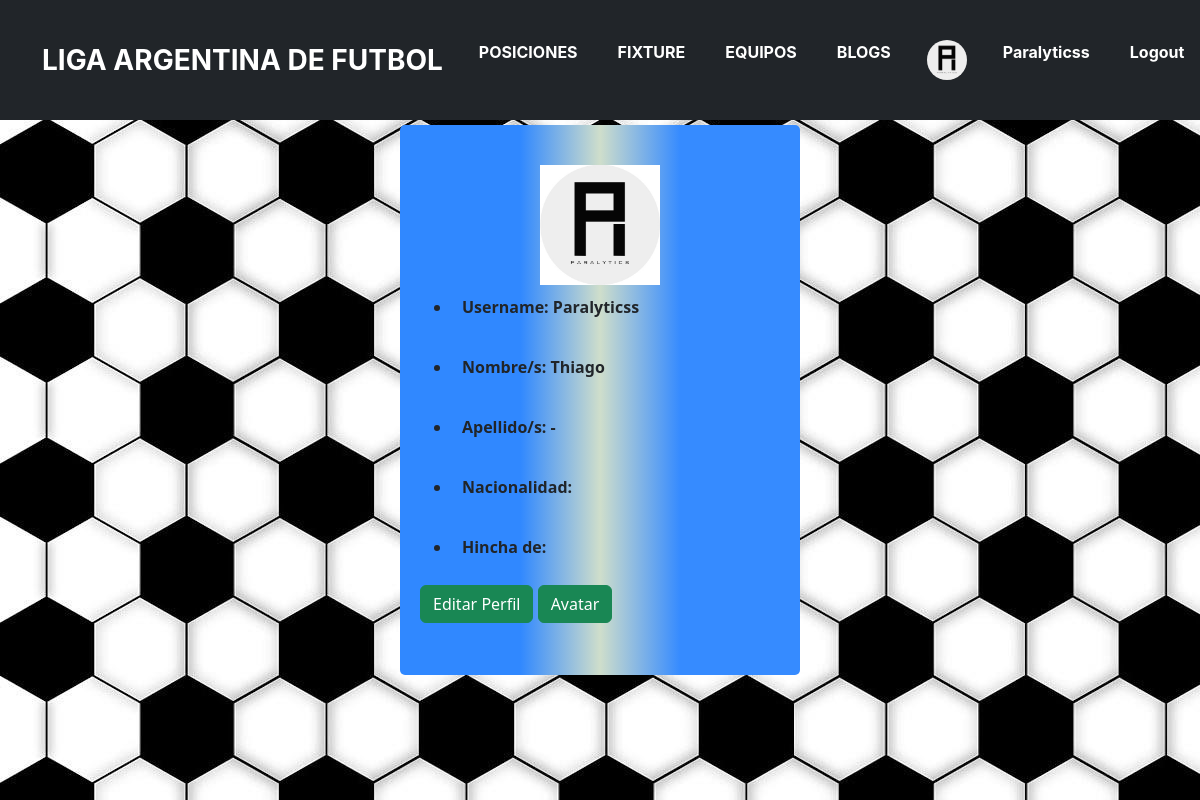
The page /AppFutbolArg/perfil/ (signed in) on the database as committed earlier.
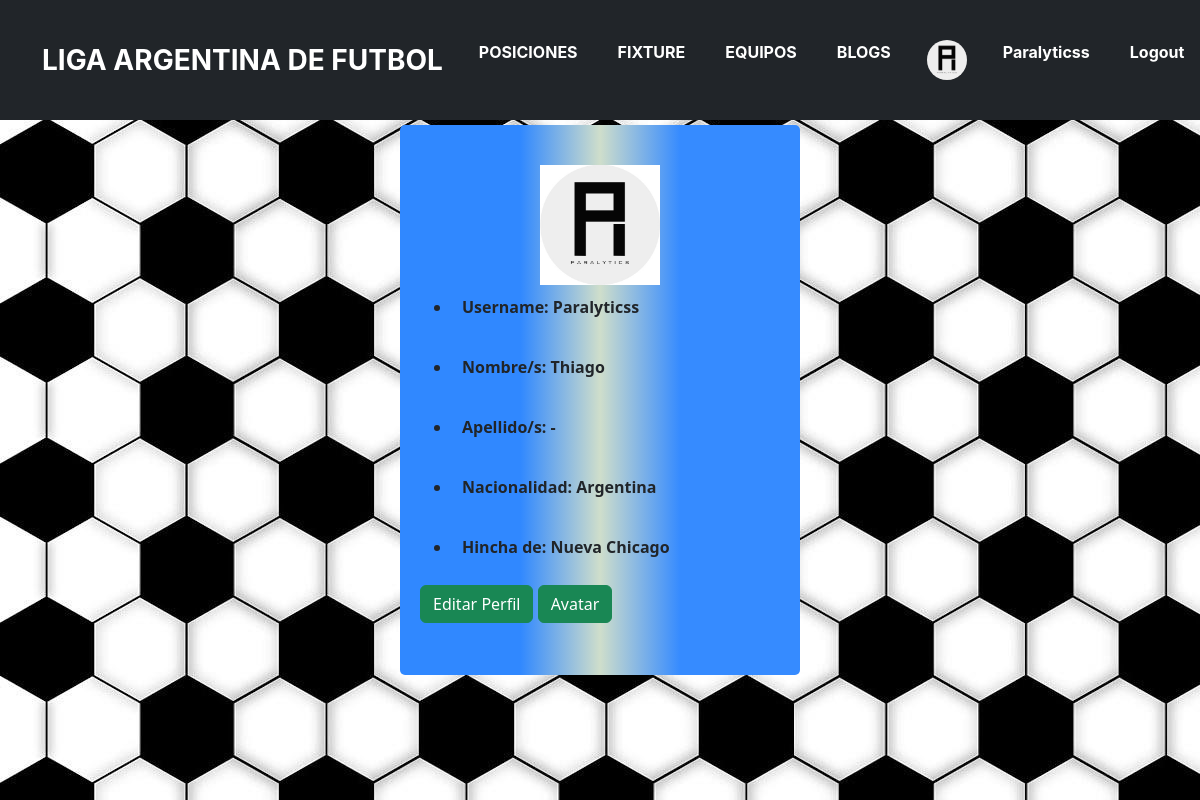
The same page on the database as committed later.
### AppFutbolArg/models.py (models this page shows, shortened)
class UserProfile(models.Model):
    user = models.OneToOneField(User, on_delete=models.CASCADE)
    nacimiento = models.DateField(blank=True, null=True)
    nacionalidad = models.CharField(max_length=100)
    hincha = models.CharField(max_length=100)
    class Meta:
        verbose_name_plural = "Perfiles"

### AppFutbolArg/views.py (the view)
# urls.py: path('perfil/', ver_perfil, name='perfil'),
@login_required
def ver_perfil(request):
    usuario = request.user
    try:
        perfil = UserProfile.objects.get(user=usuario)
    except UserProfile.DoesNotExist:
        perfil = None
    avatar = getavatar(request)
    return render(request, 'AppFutbolArg/Perfil/perfil.html', {'avatar': avatar, 'perfil': perfil})

### AppFutbolArg/context_processors.py (called while the page is built)
def avatar_context_processor(request):
    avatar = getavatar(request)
    return {'avatar': avatar}

### AppFutbolArg/views.py (called while the page is built)
@login_required
def getavatar(request):
    try:
        avatar = Avatar.objects.filter(user=request.user).first()
        if avatar:
            return avatar.image.url
    except Avatar.DoesNotExist:
        pass
    return None

### AppFutbolArg/templates/AppFutbolArg/Perfil/perfil.html (shortened to what this page needs)
{% extends "../inicio.html" %}
{% load static %}
{% block contenidoQueCambia %}
<div class="paralogin">
    <div class="formRegistro">
        <img src="{{ avatar }}" alt="Avatar" style="width: 120px; height: 120px; display: block; margin: 0 auto;">
        <ul>
            <li><p>Username: {{ request.user.username }}</p></li>
            <li><p>Nombre/s: {{ request.user.first_name }}</p></li>
            <li><p>Apellido/s: {{ request.user.last_name }}</p></li>
            <li><p>Nacionalidad: {{ perfil.nacionalidad }}</p></li>
            <li><p>Hincha de: {{ perfil.hincha }}</p></li>
        </ul>
        <a href="{% url 'editarPerfil' %}" class="btn btn-success" style="text-decoration: none; color: white;">Editar Perfil</a>
        <a href="{% url 'editAvatar' %}" class="btn btn-success" style="text-decoration: none; color: white;">Avatar</a>
    </div>
</div>
{% endblock %}

### AppFutbolArg/templates/AppFutbolArg/Inicio.html (shortened to what this page needs)
<!DOCTYPE html>
<html lang="en">
<head>
    {% load static %}
    <link href="{% static 'AppFutbolArg/css/fabifriasStyles.css' %}" rel="stylesheet">
    <link href="{% static 'AppFutbolArg/css/styles.css' %}" rel="stylesheet">
    <link href="{% static 'AppFutbolArg/css/heading.css' %}" rel="stylesheet">
    <link href="{% static 'AppFutbolArg/css/bootstrap.min.css' %}" rel="stylesheet">
</head>
    <body>
        <nav class="navbar navbar-expand-lg fixed-top bg-dark" id="mainNav">
            <div class="container"><a class="navbar-brand js-scroll-trigger" href="{% url 'Inicio' %}">LIGA ARGENTINA DE FUTBOL</a>
                <div class="collapse navbar-collapse" id="navbarResponsive">
                    <ul class="navbar-nav ml-auto">
                        <li class="nav-item mx-0 mx-lg-1"><a class="nav-link py-3 px-0 px-lg-3 rounded js-scroll-trigger" href="{% url 'Posiciones' %}">POSICIONES</a></li>
                        <li class="nav-item mx-0 mx-lg-1"><a class="nav-link py-3 px-0 px-lg-3 rounded js-scroll-trigger" href="{% url 'Fixture' %}">FIXTURE</a></li>
                        <li class="nav-item mx-0 mx-lg-1"><a class="nav-link py-3 px-0 px-lg-3 rounded js-scroll-trigger" href="{% url 'Equipos' %}">EQUIPOS</a></li>
                        <li class="nav-item mx-0 mx-lg-1"><a class="nav-link py-3 px-0 px-lg-3 rounded js-scroll-trigger" href="{% url 'Blogs' %}">BLOGS</a></li>
                        {% if user.is_authenticated %}
                        <a class="nav-link py-3 px-0 px-lg-3 rounded js-scroll-trigger" href="{% url 'perfil' %}">
                            <img src="{{avatar}}" width="40px" alt="" class="rounded-circle">
                        </a>
                        <li class="nav-item mx-0 mx-lg-1"><a class="nav-link py-3 px-0 px-lg-3 rounded js-scroll-trigger" href="{% url 'perfil' %}">{{user.username}}</a></li>
                        <li class="nav-item mx-0 mx-lg-1"><a class="nav-link py-3 px-0 px-lg-3 rounded js-scroll-trigger" href="{% url 'logout' %}">Logout</a></li>
                        {% else %}
                        <li class="nav-item mx-0 mx-lg-1"><a class="nav-link py-3 px-0 px-lg-3 rounded js-scroll-trigger" href="{% url 'login' %}">Iniciar Sesion</a></li>
                        <li class="nav-item mx-0 mx-lg-1"><a class="nav-link py-3 px-0 px-lg-3 rounded js-scroll-trigger" href="{% url 'registro' %}">Registro</a></li>
                        {% endif %}
                    </ul>
                </div>
            </div>
        </nav>
        <div>
        {% block contenidoQueCambia %}{% endblock %}
    </body>
</html>

### AppFutbolArg/static/AppFutbolArg/css/fabifriasStyles.css (style rules this page uses)
.paralogin { background-image: url("../assets/img/futbol-background.jpg"); position: absolute !important; height: 100% !important; width: 100% !important; display: flex; justify-content: center; align-items: center; height: 100vh; }
.formRegistro { font-weight: bold; background: rgb(48,136,255); background: linear-gradient(90deg, rgba(48,136,255,1) 30%, rgba(207,222,203,1) 50%, rgba(54,139,255,1) 70%); padding: 40px 20px 20px 20px; border-radius: 5px; width: 400px; height: 550px; }
.blogsLeer h2, h3, p { padding: 10px; border-radius: 10px; justify-content: center; align-items: center; }

Rows that differ between the two databases and show on the page:
added UserProfile: nacionalidad "Argentina", hincha "Nueva Chicago"
